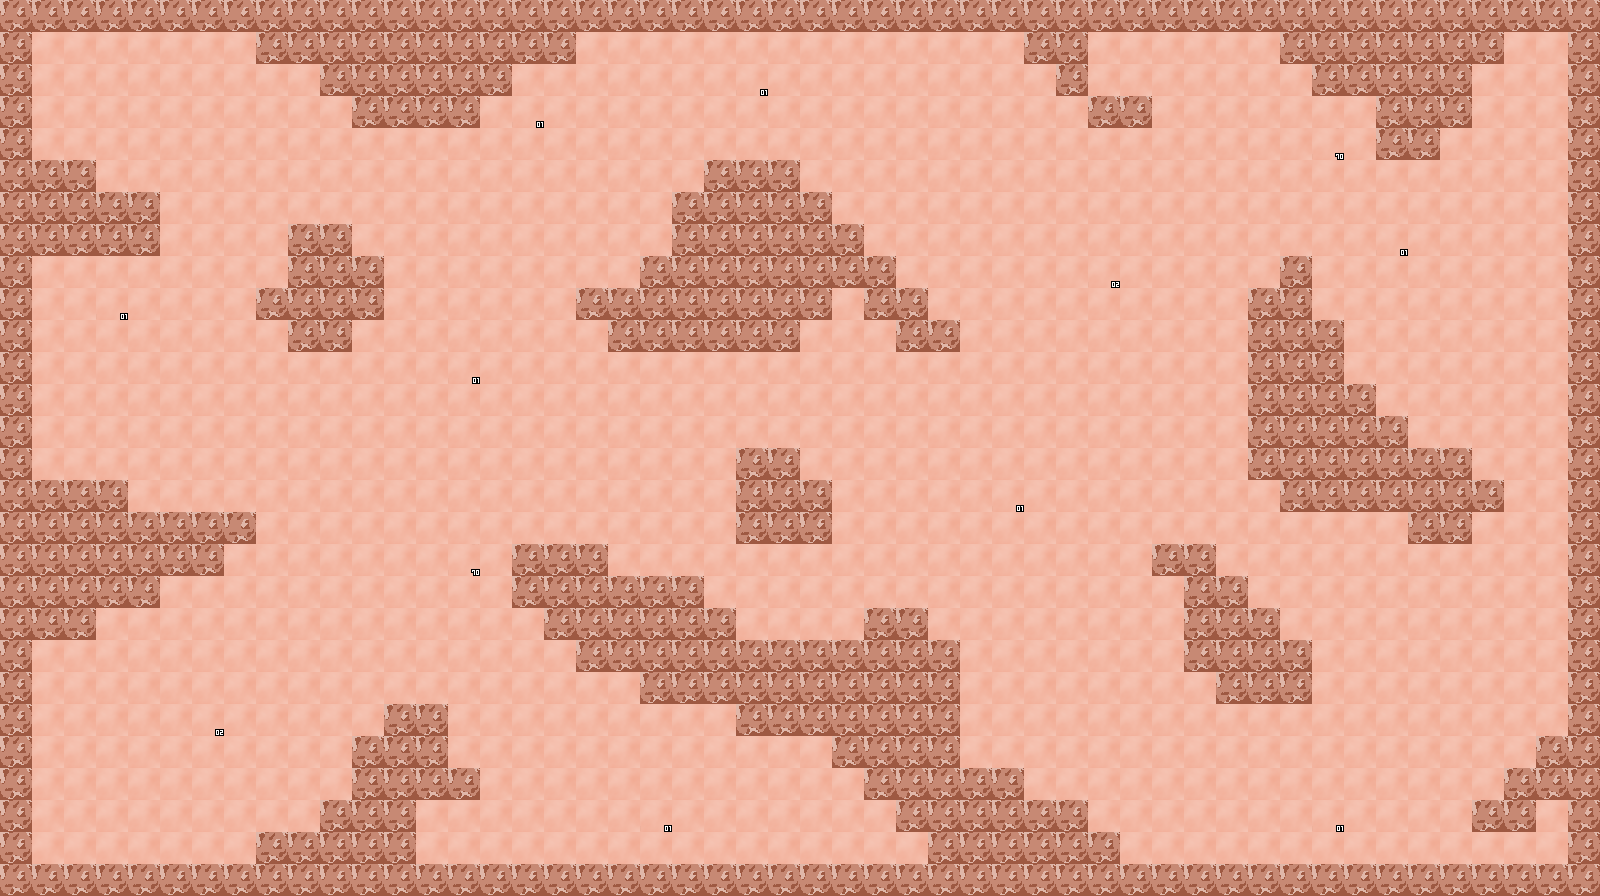

This is a level from a 2D game, rendered from its Tiled map with the project's own tilesets. A one-line summary and the complete map file follow:
An orthogonal 50x28 tile map with 32x32 px tiles, 2 tile layers (terrain, object), 2 tilesets.

<map version="1.2" tiledversion="1.3.4" orientation="orthogonal" renderorder="right-down" width="50" height="28" tilewidth="32" tileheight="32" infinite="0" nextlayerid="3" nextobjectid="1">
 <editorsettings>
  <export target="Map2.csv" format="csv" />
 </editorsettings>
 <tileset firstgid="1" source="terrain.tsx" />
 <tileset firstgid="129" source="object.tsx" />
 <layer id="1" name="terrain" width="50" height="28">
  <data encoding="csv">
2,2,2,2,2,2,2,2,2,2,2,2,2,2,2,2,2,2,2,2,2,2,2,2,2,2,2,2,2,2,2,2,2,2,2,2,2,2,2,2,2,2,2,2,2,2,2,2,2,2,
2,1,1,1,1,1,1,1,2,2,2,2,2,2,2,2,2,2,1,1,1,1,1,1,1,1,1,1,1,1,1,1,2,2,1,1,1,1,1,1,2,2,2,2,2,2,2,1,1,2,
2,1,1,1,1,1,1,1,1,1,2,2,2,2,2,2,1,1,1,1,1,1,1,1,1,1,1,1,1,1,1,1,1,2,1,1,1,1,1,1,1,2,2,2,2,2,1,1,1,2,
2,1,1,1,1,1,1,1,1,1,1,2,2,2,2,1,1,1,1,1,1,1,1,1,1,1,1,1,1,1,1,1,1,1,2,2,1,1,1,1,1,1,1,2,2,2,1,1,1,2,
2,1,1,1,1,1,1,1,1,1,1,1,1,1,1,1,1,1,1,1,1,1,1,1,1,1,1,1,1,1,1,1,1,1,1,1,1,1,1,1,1,1,1,2,2,1,1,1,1,2,
2,2,2,1,1,1,1,1,1,1,1,1,1,1,1,1,1,1,1,1,1,1,2,2,2,1,1,1,1,1,1,1,1,1,1,1,1,1,1,1,1,1,1,1,1,1,1,1,1,2,
2,2,2,2,2,1,1,1,1,1,1,1,1,1,1,1,1,1,1,1,1,2,2,2,2,2,1,1,1,1,1,1,1,1,1,1,1,1,1,1,1,1,1,1,1,1,1,1,1,2,
2,2,2,2,2,1,1,1,1,2,2,1,1,1,1,1,1,1,1,1,1,2,2,2,2,2,2,1,1,1,1,1,1,1,1,1,1,1,1,1,1,1,1,1,1,1,1,1,1,2,
2,1,1,1,1,1,1,1,1,2,2,2,1,1,1,1,1,1,1,1,2,2,2,2,2,2,2,2,1,1,1,1,1,1,1,1,1,1,1,1,2,1,1,1,1,1,1,1,1,2,
2,1,1,1,1,1,1,1,2,2,2,2,1,1,1,1,1,1,2,2,2,2,2,2,2,2,1,2,2,1,1,1,1,1,1,1,1,1,1,2,2,1,1,1,1,1,1,1,1,2,
2,1,1,1,1,1,1,1,1,2,2,1,1,1,1,1,1,1,1,2,2,2,2,2,2,1,1,1,2,2,1,1,1,1,1,1,1,1,1,2,2,2,1,1,1,1,1,1,1,2,
2,1,1,1,1,1,1,1,1,1,1,1,1,1,1,1,1,1,1,1,1,1,1,1,1,1,1,1,1,1,1,1,1,1,1,1,1,1,1,2,2,2,1,1,1,1,1,1,1,2,
2,1,1,1,1,1,1,1,1,1,1,1,1,1,1,1,1,1,1,1,1,1,1,1,1,1,1,1,1,1,1,1,1,1,1,1,1,1,1,2,2,2,2,1,1,1,1,1,1,2,
2,1,1,1,1,1,1,1,1,1,1,1,1,1,1,1,1,1,1,1,1,1,1,1,1,1,1,1,1,1,1,1,1,1,1,1,1,1,1,2,2,2,2,2,1,1,1,1,1,2,
2,1,1,1,1,1,1,1,1,1,1,1,1,1,1,1,1,1,1,1,1,1,1,2,2,1,1,1,1,1,1,1,1,1,1,1,1,1,1,2,2,2,2,2,2,2,1,1,1,2,
2,2,2,2,1,1,1,1,1,1,1,1,1,1,1,1,1,1,1,1,1,1,1,2,2,2,1,1,1,1,1,1,1,1,1,1,1,1,1,1,2,2,2,2,2,2,2,1,1,2,
2,2,2,2,2,2,2,2,1,1,1,1,1,1,1,1,1,1,1,1,1,1,1,2,2,2,1,1,1,1,1,1,1,1,1,1,1,1,1,1,1,1,1,1,2,2,1,1,1,2,
2,2,2,2,2,2,2,1,1,1,1,1,1,1,1,1,2,2,2,1,1,1,1,1,1,1,1,1,1,1,1,1,1,1,1,1,2,2,1,1,1,1,1,1,1,1,1,1,1,2,
2,2,2,2,2,1,1,1,1,1,1,1,1,1,1,1,2,2,2,2,2,2,1,1,1,1,1,1,1,1,1,1,1,1,1,1,1,2,2,1,1,1,1,1,1,1,1,1,1,2,
2,2,2,1,1,1,1,1,1,1,1,1,1,1,1,1,1,2,2,2,2,2,2,1,1,1,1,2,2,1,1,1,1,1,1,1,1,2,2,2,1,1,1,1,1,1,1,1,1,2,
2,1,1,1,1,1,1,1,1,1,1,1,1,1,1,1,1,1,2,2,2,2,2,2,2,2,2,2,2,2,1,1,1,1,1,1,1,2,2,2,2,1,1,1,1,1,1,1,1,2,
2,1,1,1,1,1,1,1,1,1,1,1,1,1,1,1,1,1,1,1,2,2,2,2,2,2,2,2,2,2,1,1,1,1,1,1,1,1,2,2,2,1,1,1,1,1,1,1,1,2,
2,1,1,1,1,1,1,1,1,1,1,1,2,2,1,1,1,1,1,1,1,1,1,2,2,2,2,2,2,2,1,1,1,1,1,1,1,1,1,1,1,1,1,1,1,1,1,1,1,2,
2,1,1,1,1,1,1,1,1,1,1,2,2,2,1,1,1,1,1,1,1,1,1,1,1,1,2,2,2,2,1,1,1,1,1,1,1,1,1,1,1,1,1,1,1,1,1,1,2,2,
2,1,1,1,1,1,1,1,1,1,1,2,2,2,2,1,1,1,1,1,1,1,1,1,1,1,1,2,2,2,2,2,1,1,1,1,1,1,1,1,1,1,1,1,1,1,1,2,2,2,
2,1,1,1,1,1,1,1,1,1,2,2,2,1,1,1,1,1,1,1,1,1,1,1,1,1,1,1,2,2,2,2,2,2,1,1,1,1,1,1,1,1,1,1,1,1,2,2,1,2,
2,1,1,1,1,1,1,1,2,2,2,2,2,1,1,1,1,1,1,1,1,1,1,1,1,1,1,1,1,2,2,2,2,2,2,1,1,1,1,1,1,1,1,1,1,1,1,1,1,2,
2,2,2,2,2,2,2,2,2,2,2,2,2,2,2,2,2,2,2,2,2,2,2,2,2,2,2,2,2,2,2,2,2,2,2,2,2,2,2,2,2,2,2,2,2,2,2,2,2,2
</data>
 </layer>
 <layer id="2" name="object" width="50" height="28">
  <data encoding="csv">
0,0,0,0,0,0,0,0,0,0,0,0,0,0,0,0,0,0,0,0,0,0,0,0,0,0,0,0,0,0,0,0,0,0,0,0,0,0,0,0,0,0,0,0,0,0,0,0,0,0,
0,0,0,0,0,0,0,0,0,0,0,0,0,0,0,0,0,0,0,0,0,0,0,0,0,0,0,0,0,0,0,0,0,0,0,0,0,0,0,0,0,0,0,0,0,0,0,0,0,0,
0,0,0,0,0,0,0,0,0,0,0,0,0,0,0,0,0,0,0,0,0,0,0,130,0,0,0,0,0,0,0,0,0,0,0,0,0,0,0,0,0,0,0,0,0,0,0,0,0,0,
0,0,0,0,0,0,0,0,0,0,0,0,0,0,0,0,130,0,0,0,0,0,0,0,0,0,0,0,0,0,0,0,0,0,0,0,0,0,0,0,0,0,0,0,0,0,0,0,0,0,
0,0,0,0,0,0,0,0,0,0,0,0,0,0,0,0,0,0,0,0,0,0,0,0,0,0,0,0,0,0,0,0,0,0,0,0,0,0,0,0,0,199,0,0,0,0,0,0,0,0,
0,0,0,0,0,0,0,0,0,0,0,0,0,0,0,0,0,0,0,0,0,0,0,0,0,0,0,0,0,0,0,0,0,0,0,0,0,0,0,0,0,0,0,0,0,0,0,0,0,0,
0,0,0,0,0,0,0,0,0,0,0,0,0,0,0,0,0,0,0,0,0,0,0,0,0,0,0,0,0,0,0,0,0,0,0,0,0,0,0,0,0,0,0,0,0,0,0,0,0,0,
0,0,0,0,0,0,0,0,0,0,0,0,0,0,0,0,0,0,0,0,0,0,0,0,0,0,0,0,0,0,0,0,0,0,0,0,0,0,0,0,0,0,0,130,0,0,0,0,0,0,
0,0,0,0,0,0,0,0,0,0,0,0,0,0,0,0,0,0,0,0,0,0,0,0,0,0,0,0,0,0,0,0,0,0,131,0,0,0,0,0,0,0,0,0,0,0,0,0,0,0,
0,0,0,130,0,0,0,0,0,0,0,0,0,0,0,0,0,0,0,0,0,0,0,0,0,0,0,0,0,0,0,0,0,0,0,0,0,0,0,0,0,0,0,0,0,0,0,0,0,0,
0,0,0,0,0,0,0,0,0,0,0,0,0,0,0,0,0,0,0,0,0,0,0,0,0,0,0,0,0,0,0,0,0,0,0,0,0,0,0,0,0,0,0,0,0,0,0,0,0,0,
0,0,0,0,0,0,0,0,0,0,0,0,0,0,130,0,0,0,0,0,0,0,0,0,0,0,0,0,0,0,0,0,0,0,0,0,0,0,0,0,0,0,0,0,0,0,0,0,0,0,
0,0,0,0,0,0,0,0,0,0,0,0,0,0,0,0,0,0,0,0,0,0,0,0,0,0,0,0,0,0,0,0,0,0,0,0,0,0,0,0,0,0,0,0,0,0,0,0,0,0,
0,0,0,0,0,0,0,0,0,0,0,0,0,0,0,0,0,0,0,0,0,0,0,0,0,0,0,0,0,0,0,0,0,0,0,0,0,0,0,0,0,0,0,0,0,0,0,0,0,0,
0,0,0,0,0,0,0,0,0,0,0,0,0,0,0,0,0,0,0,0,0,0,0,0,0,0,0,0,0,0,0,0,0,0,0,0,0,0,0,0,0,0,0,0,0,0,0,0,0,0,
0,0,0,0,0,0,0,0,0,0,0,0,0,0,0,0,0,0,0,0,0,0,0,0,0,0,0,0,0,0,0,130,0,0,0,0,0,0,0,0,0,0,0,0,0,0,0,0,0,0,
0,0,0,0,0,0,0,0,0,0,0,0,0,0,0,0,0,0,0,0,0,0,0,0,0,0,0,0,0,0,0,0,0,0,0,0,0,0,0,0,0,0,0,0,0,0,0,0,0,0,
0,0,0,0,0,0,0,0,0,0,0,0,0,0,199,0,0,0,0,0,0,0,0,0,0,0,0,0,0,0,0,0,0,0,0,0,0,0,0,0,0,0,0,0,0,0,0,0,0,0,
0,0,0,0,0,0,0,0,0,0,0,0,0,0,0,0,0,0,0,0,0,0,0,0,0,0,0,0,0,0,0,0,0,0,0,0,0,0,0,0,0,0,0,0,0,0,0,0,0,0,
0,0,0,0,0,0,0,0,0,0,0,0,0,0,0,0,0,0,0,0,0,0,0,0,0,0,0,0,0,0,0,0,0,0,0,0,0,0,0,0,0,0,0,0,0,0,0,0,0,0,
0,0,0,0,0,0,0,0,0,0,0,0,0,0,0,0,0,0,0,0,0,0,0,0,0,0,0,0,0,0,0,0,0,0,0,0,0,0,0,0,0,0,0,0,0,0,0,0,0,0,
0,0,0,0,0,0,0,0,0,0,0,0,0,0,0,0,0,0,0,0,0,0,0,0,0,0,0,0,0,0,0,0,0,0,0,0,0,0,0,0,0,0,0,0,0,0,0,0,0,0,
0,0,0,0,0,0,131,0,0,0,0,0,0,0,0,0,0,0,0,0,0,0,0,0,0,0,0,0,0,0,0,0,0,0,0,0,0,0,0,0,0,0,0,0,0,0,0,0,0,0,
0,0,0,0,0,0,0,0,0,0,0,0,0,0,0,0,0,0,0,0,0,0,0,0,0,0,0,0,0,0,0,0,0,0,0,0,0,0,0,0,0,0,0,0,0,0,0,0,0,0,
0,0,0,0,0,0,0,0,0,0,0,0,0,0,0,0,0,0,0,0,0,0,0,0,0,0,0,0,0,0,0,0,0,0,0,0,0,0,0,0,0,0,0,0,0,0,0,0,0,0,
0,0,0,0,0,0,0,0,0,0,0,0,0,0,0,0,0,0,0,0,130,0,0,0,0,0,0,0,0,0,0,0,0,0,0,0,0,0,0,0,0,130,0,0,0,0,0,0,0,0,
0,0,0,0,0,0,0,0,0,0,0,0,0,0,0,0,0,0,0,0,0,0,0,0,0,0,0,0,0,0,0,0,0,0,0,0,0,0,0,0,0,0,0,0,0,0,0,0,0,0,
0,0,0,0,0,0,0,0,0,0,0,0,0,0,0,0,0,0,0,0,0,0,0,0,0,0,0,0,0,0,0,0,0,0,0,0,0,0,0,0,0,0,0,0,0,0,0,0,0,0
</data>
 </layer>
</map>
